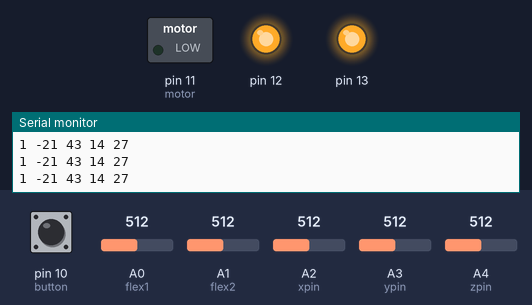
Bench run of a sketch on a simulated Arduino Uno, built with avr-gcc and run on an emulated ATmega328P. Parts: switched loads named in the sketch (green lamp = pin HIGH), output pins drawn as LEDs (lit = HIGH), the last lines printed to the serial monitor. Dashed ring = blinking. The inputs (shaded band) are chosen by the test bench; at power-on: pin 10 (button) LOW, A0 (flex1) = 512, A1 (flex2) = 512, A2 (xpin) = 512, A3 (ypin) = 512, A4 (zpin) = 512.

Above: at 6.2 s.
6.3 s: pin 10 (button) pulled HIGH for 0.3 s
At 6.9 s:
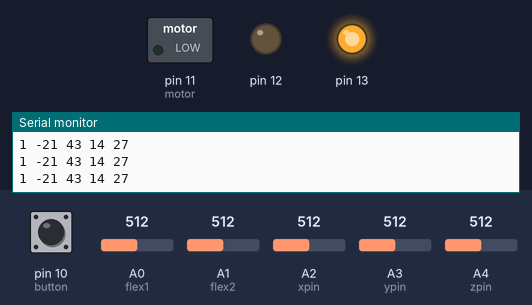
10.5 s: pin 10 (button) pulled HIGH for 3.2 s
At 11.4 s:
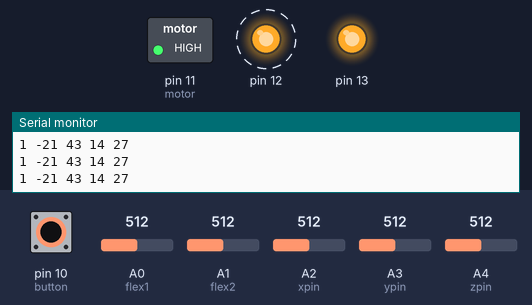
Timing chart, 0 to 16.0 s (numbered marks = the images above; inputs shaded):
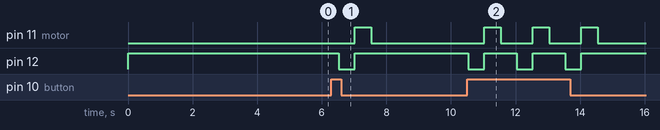

Measured:
- after the input at 6.3 s, pin 11 (motor): LOW → HIGH after 0.73 s, → LOW 0.50 s later; pin 12: HIGH → LOW after 0.23 s, → HIGH 0.50 s later
- after the input at 10.5 s, pin 11 (motor): alternates HIGH for 0.50 s and LOW for 1.0 s, 6 changes in all, then stays LOW, starting after 0.54 s; pin 12: alternates HIGH for 1.0 s and LOW for 0.50 s, 6 changes in all, then stays HIGH, starting at once

The sketch:

Vocalizer2.ino
```cpp
#include<SoftwareSerial.h>

SoftwareSerial mySerial(3,2);

const int flex1 = A0;
const int flex2 = A1;

const int xpin = A2;                  // x-axis of the accelerometer
const int ypin = A3;                  // y-axis
const int zpin = A4;

int button = 10;
int motor = 11;

int intro = 0;
int sorry = 0;
int thankyou = 0;
int beauty = 0;
int one = 0;
int lastintro = 0;
int lastsorry = 0;
int lastthankyou = 0;
int lastbeauty = 0;
int lastone = 0;

void setup() {
  // put your setup code here, to run once:
  Serial.begin(9600);
  mySerial.begin(9600);
  pinMode(13,OUTPUT);
  pinMode(motor,OUTPUT);
  pinMode(12, OUTPUT);
  digitalWrite(12,HIGH);
  pinMode(button, INPUT);
  digitalWrite(13,LOW);
  digitalWrite(motor,LOW);
  delay(5000);
  digitalWrite(13,HIGH);
}

void loop() {

  int flex1val = analogRead(flex1);
  int flex2val = analogRead(flex2);
  int xaxisval = analogRead(xpin);
  int yaxisval = analogRead(ypin);
  int zaxisval = analogRead(zpin);

//  Serial.print(flex1val);
//  Serial.print("\t");
//
//  Serial.print(flex2val);
//  Serial.print("\t");
//
//  Serial.print(xaxisval);
//  Serial.print("\t");
//
//  Serial.print(yaxisval);
//  Serial.print("\t");
//
//  Serial.print(zaxisval);
//  Serial.println();

  int val1 = map(flex1val, 500, 580, 0, 9);
  int val2 = map(flex2val, 700, 780, 0, 9);
  int val3 = map(xaxisval, 295, 340, 0, 9);
  int val4 = map(yaxisval, 270, 420, 0, 9);
  int val5 = map(zaxisval, 285, 360, 0, 9);

  Serial.print(val1);
  Serial.print(" ");

  Serial.print(val2);
  Serial.print(" ");

  Serial.print(val3);
  Serial.print(" ");

  Serial.print(val4);
  Serial.print(" ");

  Serial.print(val5);
  Serial.println();

  if(val1<=2 && val2<=3 && val3>=8 && val5>5){
    //Serial.println("Introduction");
    intro = 1;
    //mySerial.println("Hi my name is Arduino I am speaking through bluetooth");
  }else if(val1<=2 && val2>=8 && val3>=8 && val5>5){
    //Serial.println("Fine/Sorry");
    sorry=1;
    //mySerial.println("I am sorry");
  }else if(val1<=2 && val2<=3 && val3>=8 && val5<=5){
    //Serial.println("Thank you very much");
    thankyou = 1;
    //mySerial.println("Thank you very much");
  }else if(val1>=2 && val2>=7 && val3>=8 && val5<=5 ){
    //Serial.println("Beautiful");
    beauty = 1;
    //mySerial.println("Beautiful");
  }else if(val1>=5 && val2<=4 && val3>=8 && val5<=5 ){
     one = 1;
  }


  if (intro != lastintro) {
    if (intro == 1) {
      mySerial.println("Hi my name is MURALI");
      sorry = 0;
      thankyou = 0;
      beauty = 0;
      one = 0;
    }
  }
  lastintro = intro;

  if (sorry != lastsorry) {
    if (sorry == 1) {
      mySerial.println("I am sorry");
      intro = 0;
      thankyou = 0;
      beauty = 0;
      one = 0;
    }
  }
  lastsorry = sorry;

  if (thankyou != lastthankyou) {
    if (thankyou == 1) {
      mySerial.println("Thank you very much");
      intro = 0;
      sorry = 0;
      beauty = 0;
      one = 0;
    }
  }
  lastthankyou = thankyou;

  if (beauty != lastbeauty) {
    if (beauty == 1) {
      mySerial.println("I am Fine");
      intro = 0;
      sorry = 0;
      thankyou = 0;
      one = 0;
    }
  }
  lastbeauty = beauty;

  if (one != lastone) {
    if (one == 1) {
      mySerial.println("One moment please");
      intro = 0;
      sorry = 0;
      thankyou = 0;
      beauty = 0;
    }
  }
  lastone = one;

  if(digitalRead(button)==HIGH || digitalRead(button)==1){
    digitalWrite(12,LOW);
    delay(500);
    digitalWrite(12,HIGH);
    digitalWrite(motor,HIGH);
    delay(500);
    digitalWrite(motor, LOW);
  }

  if(mySerial.available()){
    while(mySerial.available()){
      char c = mySerial.read();
      Serial.print(c);
    }
    Serial.println();
  }
  // delay before next reading:
  delay(500);
}
```
